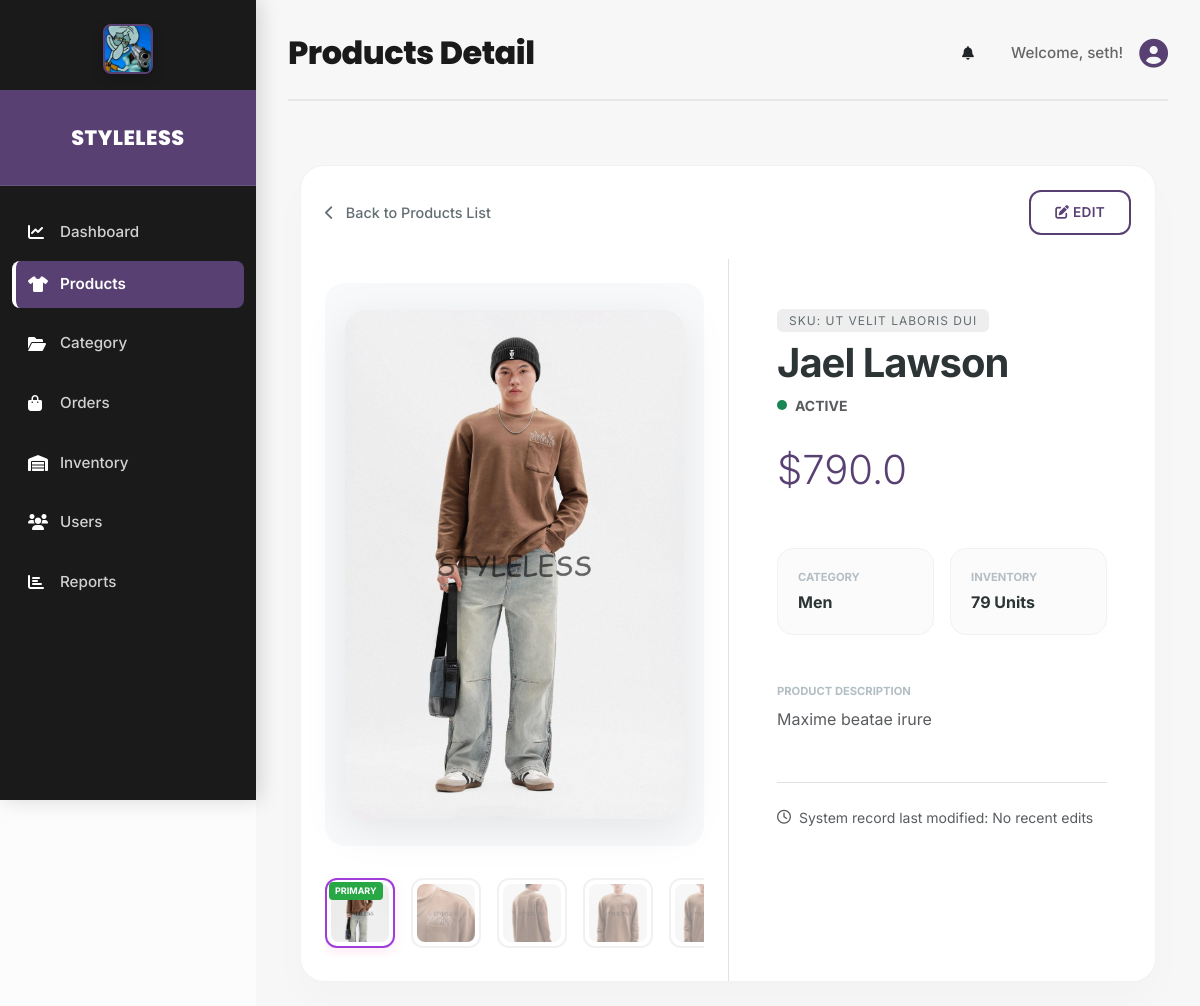
The page /admin/product-detail?id=1 (signed in) on the database its author committed.
### model/ProductImage.py (models this page shows, shortened)
class ProductImage(db.Model):
    __tablename__ = 'product_image'
    id = db.Column(db.Integer, primary_key=True)
    product_id = db.Column(db.Integer, db.ForeignKey('product.id', ondelete='CASCADE'), nullable=False)
    image_url = db.Column(db.String(255), nullable=False)
    is_primary = db.Column(db.Boolean, default=False)  # Mark the main image
    display_order = db.Column(db.Integer, default=0)  # Order for display
    product = db.relationship('Product', back_populates='images')

### model/Product.py (models this page shows, shortened)
class Product(db.Model):
    id = db.Column(db.Integer, primary_key=True)
    name = db.Column(db.String(100), nullable=False)
    sku = db.Column(db.String(50), unique=True, nullable=False)
    price = db.Column(db.Float, nullable=False)
    stock = db.Column(db.Integer, nullable=False, default=0)
    category_id = db.Column(db.Integer, db.ForeignKey('category.id'), nullable=False)
    description = db.Column(db.Text)
    image_url = db.Column(db.String(255))
    status = db.Column(db.String(20), default='active')  # active, inactive
    category = db.relationship('Category', backref='products', lazy=True)
    images = db.relationship('ProductImage', back_populates='product', lazy='dynamic', cascade='all, delete-orphan')
    def get_all_images(self):
        from model.ProductImage import ProductImage
        return ProductImage.query.filter_by(product_id=self.id).order_by(ProductImage.display_order).all()

### model/Category.py (models this page shows)
class Category(db.Model):
    id = db.Column(db.Integer, primary_key=True)
    name = db.Column(db.String(100), unique=True, nullable=False)
    description = db.Column(db.Text )

### routes/backend/product_detail.py (the view)
@app.route("/admin/product-detail")
def product_detail():
    module = 'products'
    pro_id = request.args.get('id')
    if not pro_id:
        return redirect(url_for('products'))
    product = Product.query.get(int(pro_id))
    if not product:
        return "Product not found", 404
    return render_template('backend/product_detail.html',
                           active_page='products',
                           module=module,
                           product=product,
                           page_title='Products Detail'
                           )

### app.py (called while the page is built)
@app.before_request
def before_request():
    url = request.path
    if url.startswith('/admin') and not url.startswith('/admin/login') and not url.startswith('/do_admin_login'):
        if session.get("user_id") is None:
            flash("Please log in first.", "warning")
            return redirect(url_for("admin_login"))
        if session.get("role") != 'admin':
            flash("Access denied. You do not have admin privileges.", "danger")
            return redirect(url_for("admin_login"))

### templates/backend/product_detail.html (shortened to what this page needs)
<!DOCTYPE html>
<html lang="en">
<head>
    <link href="https://cdn.jsdelivr.net/npm/bootstrap@5.3.0/dist/css/bootstrap.min.css" rel="stylesheet">
    <link rel="stylesheet" href="https://cdnjs.cloudflare.com/ajax/libs/font-awesome/6.0.0-beta3/css/all.min.css">
    <link rel="stylesheet" href="{{ url_for('static', filename='css/admin.css') }}">
</head>
<body>
    <div class="d-flex" id="wrapper">
        {% include 'backend/sidebar.html' %}
        <div id="page-content-wrapper" class="w-100">
            {% include 'backend/header.html' %}
            <div class="container py-4">
                <div class="product-card">
                    <div class="d-flex justify-content-between align-items-center  p-4">
                        <a href="{{ url_for('products') }}" class="back-link">
                            <i class="fas fa-chevron-left me-2"></i> Back to Products List
                        </a>
                        <a href="{{ url_for('edit_product_page', id=product.id) }}" class="btn btn-edit-custom">
                            <i class="fas fa-edit"></i> Edit
                        </a>
                    </div>
                    <div class="row g-0">
                        <div class="col-lg-6 p-4">
                            <div class="d-flex flex-column h-100">
                                <div class="img-display-area mb-3">
                                    {% set all_images = product.get_all_images() %}
                                    {% if all_images %}
                                    {% set primary_image = all_images[0] %}
                                    <img id="mainProductImage"
                                        src="{{ url_for('static', filename='uploads/products/' ~ primary_image.image_url) }}"
                                        class="product-image" alt="{{ product.name }}"
                                        onerror="this.onerror=null;this.src='{{ url_for('static', filename='uploads/no_img.jpg') }}';">
                                    {% else %}
                                    <img id="mainProductImage"
                                        src="{{ url_for('static', filename='uploads/products/' ~ product.image_url) if product.image_url else url_for('static', filename='uploads/no_img.jpg') }}"
                                        class="product-image" alt="{{ product.name }}">
                                    {% endif %}
                                </div>
                                <div class="d-flex gap-3 overflow-auto pb-2 pt-3" style="height: 110px;">
                                    {% if all_images %}
                                    {% for img in all_images %}
                                    <div class="thumb-container {% if loop.first %}active{% endif %}"
                                        onclick="updateMainImage(this, '{{ url_for('static', filename='uploads/products/' ~ img.image_url) }}')">
                                        <img src="{{ url_for('static', filename='uploads/products/' ~ img.image_url) }}"
                                            alt="Thumbnail {{ loop.index }}"
                                            onerror="this.onerror=null;this.src='{{ url_for('static', filename='uploads/no_img.jpg') }}';">
                                        {% if img.is_primary %}
                                        <span
                                            style="position: absolute; top: 2px; left: 2px; background: #28a745; color: white; padding: 2px 6px; border-radius: 4px; font-size: 9px; font-weight: bold;">PRIMARY</span>
                                        {% endif %}
                                    </div>
                                    {% endfor %}
                                    {% endif %}
                                </div>
                            </div>
                        </div>
                        <div class="col-lg-6 p-5 border-start bg-white">
                            <div class="mb-4">
                                <span class="sku-badge">SKU: {{ product.sku }}</span>
                                <h1 class="product-title mt-2">{{ product.name }}</h1>
                                <div class="d-flex align-items-center mt-2">
                                    <span
                                        class="status-indicator {% if product.status|lower == 'active' %}bg-success{% else %}bg-danger{% endif %}"></span>
                                    <span class="text-uppercase fw-bold small text-muted">{{ product.status }}</span>
                                </div>
                            </div>
                            <div class="price-text mb-5">${{ product.price }}</div>
                            <div class="row g-3 mb-5">
                                <div class="col-6">
                                    <div class="detail-grid-item">
                                        <span class="label-caps">Category</span>
                                        <span class="fw-bold">{{ product.category.name if product.category else
                                            'Uncategorized' }}</span>
                                    </div>
                                </div>
                                <div class="col-6">
                                    <div class="detail-grid-item">
                                        <span class="label-caps">Inventory</span>
                                        <span class="fw-bold {% if product.stock < 10 %}text-danger{% endif %}">
                                            {{ product.stock }} Units
                                        </span>
                                    </div>
                                </div>
                            </div>
                            <div class="mb-5">
                                <span class="label-caps">Product Description</span>
                                <p class="text-muted" style="line-height: 1.8;">
                                    {{ product.description if product.description else "Detailed description pending for
                                    this catalog item." }}
                                </p>
                            </div>
                            <div class="pt-4 border-top">
                                <div class="d-flex align-items-center text-muted small">
                                    <i class="far fa-clock me-2"></i>
                                    System record last
                                    modified: {{ product.updated_at if product.updated_at else "No recent edits" }}
                                </div>
                            </div>
                        </div>
                    </div>
                </div>
            </div>
        </div>
    </div>
</body>
</html>

### static/css/admin.css (style rules this page uses)
:root { --sidebar-bg: #1a1a1a; --main-bg: #f7f7f7; --accent-purple: #584073; --card-bg: #ffffff; --text-primary: #1a1a1a; --text-secondary: #666666; --text-light: #999999; --border-color: #e8e8e8; --shadow-sm: 0 2px 8px rgba(0, 0, 0, 0.04); --shadow-md: 0 8px 24px rgba(0, 0, 0, 0.08); --shadow-lg: 0 16px 40px rgba(0, 0, 0, 0.12); --sidebar-icon-color: #ffffff; --transition: all 0.3s cubic-bezier(0.4, 0, 0.2, 1); --font-primary: "Inter", -apple-system, BlinkMacSystemFont, "Segoe UI", sans-serif; --font-display: "Poppins", sans-serif; }
body { font-family: var(--font-primary); background-color: var(--main-bg); color: var(--text-primary); margin: 0; padding: 0; overflow-x: hidden; }
* { box-sizing: border-box; }
html, body { height: 100%; }
#wrapper { display: flex; height: 100%; }
#page-content-wrapper { width: 100%; padding: 2rem; margin-left: 16rem; transition: margin var(--transition); min-height: 100vh; background-color: var(--main-bg); }
.btn { font-weight: 600; letter-spacing: 0.3px; transition: var(--transition); text-transform: uppercase; font-size: 0.85rem; }
@media (min-width: 992px) { #page-content-wrapper { margin-left: 16rem; width: calc(100% - 16rem); } }

### templates/backend/product_detail.html (style rules this page uses)
:root { --primary-pink: #a03dd9; --soft-pink: #fff0f6; --dark-text: #2d3436; --light-text: #636e72; }
body { background-color: #fcfcfc; font-family: 'Inter', sans-serif; color: var(--dark-text); }
.back-link { color: var(--light-text); font-size: 0.9rem; font-weight: 500; transition: all 0.3s ease; text-decoration: none; }
.product-card { background: white; border: 1px solid rgba(0, 0, 0, 0.05); border-radius: 24px; box-shadow: 0 20px 40px rgba(0, 0, 0, 0.02); overflow: hidden; }
.img-display-area { background-color: #f8f9fa; border-radius: 20px; height: 100%; display: flex; align-items: center; justify-content: center; padding: 20px; position: relative; }
.product-image { max-height: 100%; border-radius: 20px; width: 100%; object-fit: cover; filter: drop-shadow(0 10px 20px rgba(0, 0, 0, 0.08)); }
.product-title { font-weight: 700; letter-spacing: -1px; color: var(--dark-text); }
.sku-badge { background: #eee; padding: 4px 12px; border-radius: 6px; font-size: 0.75rem; text-transform: uppercase; letter-spacing: 1px; color: var(--light-text); }
.price-text { font-size: 2.5rem; font-weight: 300; color: var(--accent-purple); }
.detail-grid-item { padding: 20px; border-radius: 16px; background: #fbfbfb; border: 1px solid #f1f1f1; }
.label-caps { font-size: 0.7rem; text-transform: uppercase; font-weight: 700; color: #b2bec3; display: block; margin-bottom: 5px; }
.btn-edit-custom { background: white; border: 2px solid var(--accent-purple); color: var(--accent-purple); border-radius: 12px; font-weight: 600; padding: 10px 24px; transition: all 0.3s; }
.status-indicator { width: 10px; height: 10px; border-radius: 50%; display: inline-block; margin-right: 8px; }
.thumb-container { position: relative; width: 70px; height: 70px; min-width: 70px; border-radius: 12px; overflow: hidden; border: 2px solid #f1f1f1; cursor: pointer; background: white; padding: 4px; transition: all 0.2s cubic-bezier(0.4, 0, 0.2, 1); }
.thumb-container img { width: 100%; height: 100%; object-fit: cover; border-radius: 8px; opacity: 0.5; }
.thumb-container.active { border-color: var(--primary-pink); box-shadow: 0 4px 12px rgba(255, 105, 180, 0.15); }
.thumb-container.active img { opacity: 1; }

### rows shown on the page
ProductImage: image_url (picture), is_primary "PRIMARY"
ProductImage: image_url (picture)
ProductImage: image_url (picture)
ProductImage: image_url (picture)
ProductImage: image_url (picture)
Product: sku "UT VELIT LABORIS DUI", name "Jael Lawson", status "ACTIVE", price "790.0", stock "79", description "Maxime beatae irure"
Category: category "Men"

### other values the page prints
{{ page_title or 'Dashboard Overview' }} "Products Detail"
{{ session.username }} "seth"
{{ product.updated_at if product.updated_at else "No recent edits" }} "No recent edits"
